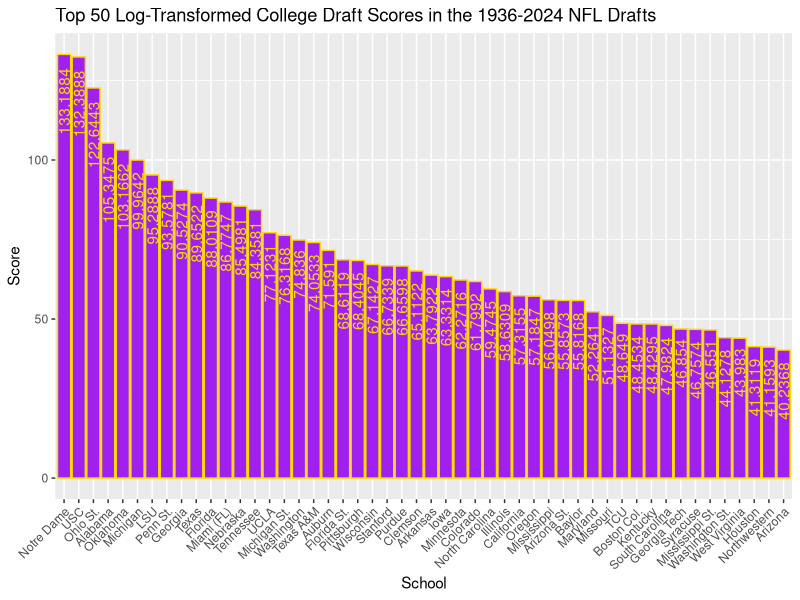

Reproduce this figure in R.
library(tidyverse)

draft_df <- read.csv("drafts.csv")

log_bias <- exp(1) - 1

draft_scores <- function(years, top_teams, transformation) {
    if (all(years %in% 1936:2024)) {
        years <- years
    } else if (years == "all") {
        years <- 1936:2024
    } else {
        return(gsub("\\\n", "", "Years must be within the 
 years 1936-2024, or 'all' for all of these years"))
    }
    
    draft_picks <- draft_df %>%
        select(paste0("X", as.character(years))) %>%
        mutate(pick = rownames(.)) %>%
        pivot_longer(cols = colnames(select(., -pick)), names_to = "year") %>%
        group_by(value, year) %>%
        summarize(pick = list(pick)) %>%
        pivot_wider(names_from = year, values_from = pick) %>%
        filter(value != "") %>%
        rowwise() %>%
        mutate(picks = list(c_across(everything()))) %>%
        ungroup() %>%
        select(value, picks)
    
    pivot_df <- t(draft_picks$picks)
    colnames(pivot_df) <- draft_picks$value
    
    if (transformation == "reciprocal") {
        tukey <- function(x) {
            sum(1 / as.numeric(unlist(x)))
        }
    } else if (transformation == "root") {
        tukey <- function(x) {
            sum(1 / sqrt(as.numeric(unlist(x))))
        }
    } else if (transformation == "log") {
        tukey <- function(x) {
            sum(1 / log(as.numeric(unlist(x)) + log_bias))
        }
    } else {
        return("Transformations must be either 'reciprocal', 'root', or 'log'")
    }
    
    score_df <- as.data.frame(sort(apply(pivot_df, 2, tukey), 
                                   decreasing = TRUE))
    colnames(score_df) <- "score"
    scores_df <- subset(score_df, !(rownames(score_df) %in% "Unknown"))
    
    if (is.numeric(top_teams)) {
        scores_df <- head(scores_df, top_teams)
        top_teams <- paste("Top", top_teams)
    } else if (top_teams == "all") {
        top_teams <- ""
    } else {
        return(gsub("\\\n", "", "The number of teams must either be numeric or
 'all' for all teams"))
    }
    
    if (length(years) == 1) {
        year_range <- years
        draft <- "NFL Draft"
    } else {
        year_range <- paste0(min(years), "-", max(years))
        draft <- "NFL Drafts"
    }
    
    p <- ggplot(data = scores_df, 
                aes(x = reorder(rownames(scores_df), -score), y = score)) +
        geom_col(fill = "purple", color = "gold") +
        geom_text(aes(label = round(score, 4)), color = "gold",
                  position = position_dodge(width = 0.9), angle = 90, 
                  hjust = 1.2, vjust = 0.5) +
        labs(title = paste0(top_teams, " ", str_to_title(transformation), 
                           "-Transformed College Draft Scores in the", " ",
                           year_range, " ", draft), x = "School", y = "Score") +
        theme(axis.text.x = element_text(angle = 45, hjust = 1), 
              legend.position = "none")
    return(p)
}

scores <- draft_scores(years = "all", top_teams = 50, 
                       transformation = "log")
scores

scores_df <- scores$plot_env$scores_df
